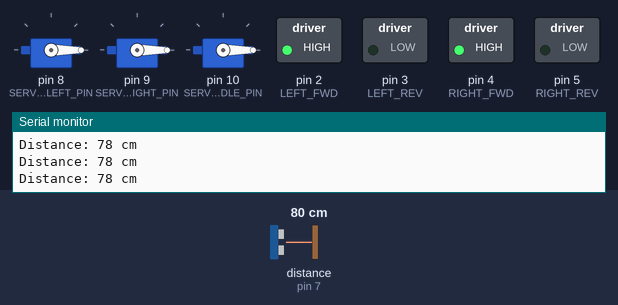
Simulated run of this sketch. Board: Arduino Uno, built with avr-gcc and run on an emulated ATmega328P. On the bench: 3 × servo, switched loads named in the sketch (green lamp = pin HIGH), the last lines printed to the serial monitor. Wiring (inferred from the names in the program): ultrasonic range finder: trigger pin 6; echo pin 7. Inputs (shaded band) come from the test bench; at power-on: distance to the obstacle (sensor on pin 7) 80 cm. The echo pulse lasts 58.3 µs per cm; pins used as bus, display or sensor lines are not drawn.

Above: at 2.2 s.
2.3 s: distance to the obstacle (sensor on pin 7) set to 18 cm
3.8 s: distance to the obstacle (sensor on pin 7) set to 14 cm
At 7.14 s:
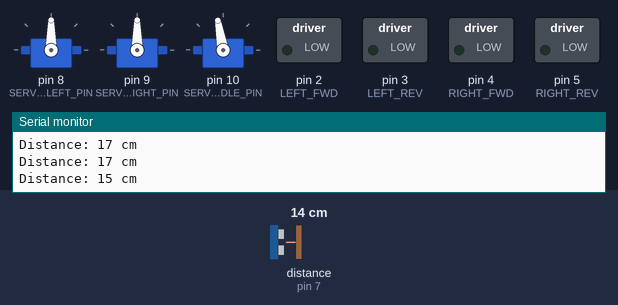
At 13.6 s:
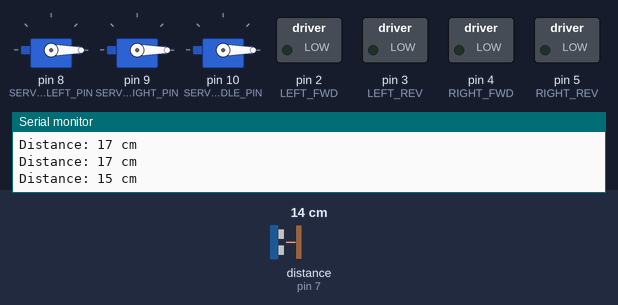
Timing chart, 0 to 15.8 s (numbered marks = the images above; inputs shaded):
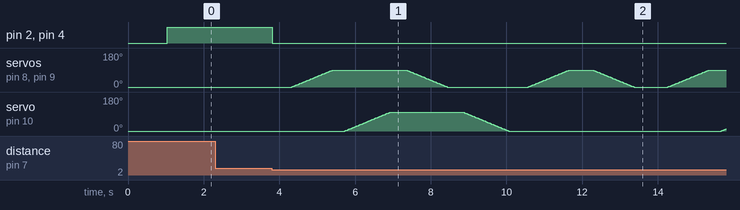

Measured:
- the behaviour switches between 17 and 16 cm on distance to the obstacle (sensor on pin 7) (found by bisection; images 0 and 1)

The sketch:

EcoBot.ino
```cpp
#include <Servo.h>

// ==========================================
// PIN CONFIGURATION
// ==========================================
// L298N Motor Driver Pins
const int LEFT_FWD  = 2;
const int LEFT_REV  = 3;
const int RIGHT_FWD = 4;
const int RIGHT_REV = 5;

// HC-SR04 Ultrasonic Sensor Pins
const int TRIG_PIN  = 6;
const int ECHO_PIN  = 7;

// Servo Pins
const int SERVO_LEFT_PIN   = 8;
const int SERVO_RIGHT_PIN  = 9;
const int SERVO_MIDDLE_PIN = 10;

// ==========================================
// CONFIGURATION CONSTANTS
// ==========================================
const int DETECTION_DISTANCE_CM = 15;  // Trigger grab when object <= 15cm
const int SERVO_STEP_DELAY_MS   = 12;  // Speed of arm movement (smooth sweep)

// Servo Angles
const int ARM_CLOSED_ANGLE = 0;
const int ARM_OPEN_ANGLE   = 90;
const int LIFT_UP_ANGLE    = 0;
const int LIFT_DOWN_ANGLE  = 100;

// Servo Instances
Servo leftArm;
Servo rightArm;
Servo middleArm;

// ==========================================
// MOTOR CONTROL FUNCTIONS
// ==========================================
void moveForward() {
  digitalWrite(LEFT_FWD, HIGH);
  digitalWrite(RIGHT_FWD, HIGH);
  digitalWrite(LEFT_REV, LOW);
  digitalWrite(RIGHT_REV, LOW);
}

void stopMotors() {
  digitalWrite(LEFT_FWD, LOW);
  digitalWrite(RIGHT_FWD, LOW);
  digitalWrite(LEFT_REV, LOW);
  digitalWrite(RIGHT_REV, LOW);
}

// ==========================================
// SENSOR FUNCTION (WITH TIMEOUT & FILTERING)
// ==========================================
long readDistanceCM() {
  digitalWrite(TRIG_PIN, LOW);
  delayMicroseconds(2);
  digitalWrite(TRIG_PIN, HIGH);
  delayMicroseconds(10);
  digitalWrite(TRIG_PIN, LOW);

  // 30000us timeout (~5m max range) prevents hangup if beam is lost
  long duration = pulseIn(ECHO_PIN, HIGH, 30000);
  if (duration == 0) return 999; // Return out-of-range if no echo

  return duration * 0.034 / 2;
}

long getFilteredDistance() {
  long d1 = readDistanceCM();
  delay(10);
  long d2 = readDistanceCM();
  delay(10);
  long d3 = readDistanceCM();

  return (d1 + d2 + d3) / 3;
}

// ==========================================
// SERVO SMOOTH MOTION HELPERS
// ==========================================
// Smoothly moves gripper arms together
void moveGrippers(int startAngle, int targetAngle) {
  if (startAngle < targetAngle) {
    for (int pos = startAngle; pos <= targetAngle; pos++) {
      leftArm.write(pos);
      rightArm.write(pos);
      delay(SERVO_STEP_DELAY_MS);
    }
  } else {
    for (int pos = startAngle; pos >= targetAngle; pos--) {
      leftArm.write(pos);
      rightArm.write(pos);
      delay(SERVO_STEP_DELAY_MS);
    }
  }
}

// Smoothly moves the middle lifting arm
void moveLifter(int startAngle, int targetAngle) {
  if (startAngle < targetAngle) {
    for (int pos = startAngle; pos <= targetAngle; pos++) {
      middleArm.write(pos);
      delay(SERVO_STEP_DELAY_MS);
    }
  } else {
    for (int pos = startAngle; pos >= targetAngle; pos--) {
      middleArm.write(pos);
      delay(SERVO_STEP_DELAY_MS);
    }
  }
}

// ==========================================
// WASTE COLLECTION SEQUENCE
// ==========================================
void executeCollectionRoutine() {
  stopMotors();
  delay(500);

  // 1. Open gripper arms
  moveGrippers(ARM_CLOSED_ANGLE, ARM_OPEN_ANGLE);
  delay(300);

  // 2. Lower the main lift arm
  moveLifter(LIFT_UP_ANGLE, LIFT_DOWN_ANGLE);
  delay(400);

  // 3. Close gripper arms to grab garbage
  moveGrippers(ARM_OPEN_ANGLE, ARM_CLOSED_ANGLE);
  delay(400);

  // 4. Raise the main lift arm toward bin
  moveLifter(LIFT_DOWN_ANGLE, LIFT_UP_ANGLE);
  delay(500);

  // 5. Release waste into the collection bin
  moveGrippers(ARM_CLOSED_ANGLE, ARM_OPEN_ANGLE);
  delay(600);

  // 6. Reset gripper back to closed home position
  moveGrippers(ARM_OPEN_ANGLE, ARM_CLOSED_ANGLE);
  delay(300);
}

// ==========================================
// SETUP & MAIN LOOP
// ==========================================
void setup() {
  pinMode(LEFT_FWD, OUTPUT);
  pinMode(LEFT_REV, OUTPUT);
  pinMode(RIGHT_FWD, OUTPUT);
  pinMode(RIGHT_REV, OUTPUT);

  pinMode(TRIG_PIN, OUTPUT);
  pinMode(ECHO_PIN, INPUT);

  leftArm.attach(SERVO_LEFT_PIN);
  rightArm.attach(SERVO_RIGHT_PIN);
  middleArm.attach(SERVO_MIDDLE_PIN);

  // Initialize home positions
  leftArm.write(ARM_CLOSED_ANGLE);
  rightArm.write(ARM_CLOSED_ANGLE);
  middleArm.write(LIFT_UP_ANGLE);

  Serial.begin(9600);
  stopMotors();
  delay(1000);
}

void loop() {
  long distance = getFilteredDistance();
  Serial.print("Distance: ");
  Serial.print(distance);
  Serial.println(" cm");

  if (distance > 0 && distance <= DETECTION_DISTANCE_CM) {
    executeCollectionRoutine();
  } else {
    moveForward();
  }

  delay(60);
}
```
